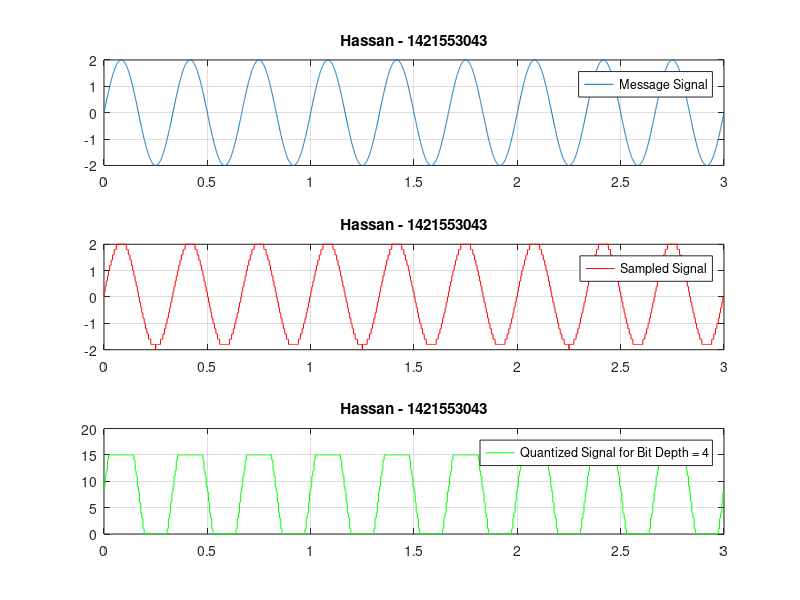

This chart was generated by the following MATLAB code:
clc; close all; clear all; 
%Code for PCM
%% message signal 
t = 0:0.001:3; 
fm=3
msg = 2*sin(2*pi*fm*t); 
%% sampling 
partition = -2:0.2:1.8;    % A quantization partition  
codebook = -2:0.2:2;           % A codebook value  
[index, sample_msg] = quantiz(msg,partition,codebook)  
 
%% quantization 
n = 4;
q_msg = uencode(sample_msg, n);  
%% encoding
bin_msg = dec2bin(q_msg, n);  
%% plotting 
subplot(3,1,1) 
plot(t,msg); 
grid on
title('Hassan - 1421553043')
legend('Message Signal')  
subplot(3,1,2)
plot(t,sample_msg,'r');
grid on 
title('Hassan - 1421553043')
legend('Sampled Signal')  
subplot(3,1,3)
plot(t,q_msg,'g');
grid on 
title('Hassan - 1421553043')
legend( ['Quantized Signal for Bit Depth = ', num2str(n)] ) 